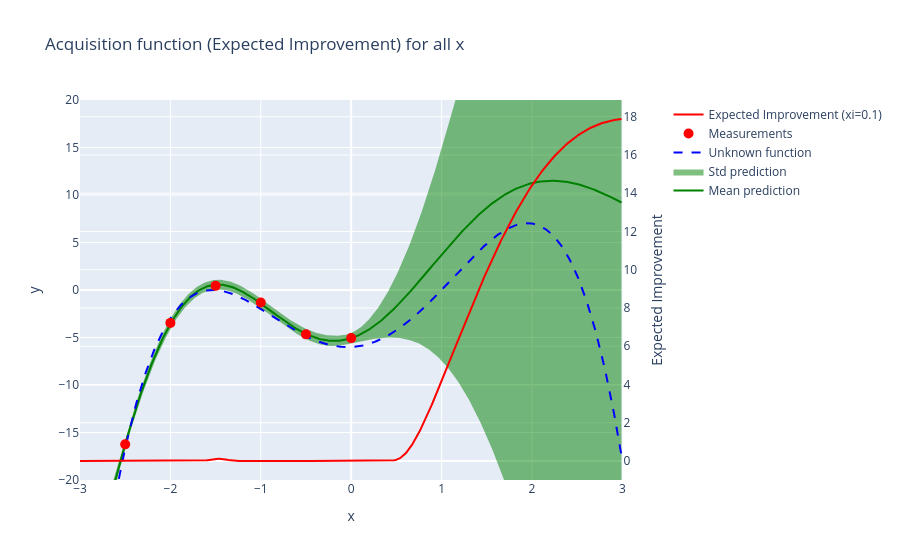

Write notebook code for a chart like this one.
### Code cell
#@title Plot the expected improvement
# Plot acquisition function (EI)
fig = make_subplots(specs=[[{"secondary_y": True}]])
fig.add_trace(go.Scatter(x=xgrid,y=ypred[1,:],mode='lines', line=dict(width=2,color='green'),name='Mean prediction'))
fig.add_trace(go.Scatter(x=xgrid,y=ypred[0,:],mode='lines', line=dict(width=0,color='green'),showlegend=False))
fig.add_trace(go.Scatter(x=xgrid,y=ypred[2,:],mode='lines', line=dict(width=0,color='green'),fill='tonexty',name='Std prediction'))
fig.add_trace(go.Scatter(x=xgrid,y=fgrid,mode='lines',line=dict(dash='dash',color='blue'),name='Unknown function'))
fig.add_trace(go.Scatter(x=xpoints,y=ypoints,mode='markers',marker=dict(size=10,color='red'),name='Measurements'))
fig.add_trace(go.Scatter(x=xgrid,y=eigrid,mode='lines',line=dict(color='red'),name=f'Expected Improvement (xi={xi})'),secondary_y=True)
fig.update_xaxes(range=[-3, 3])
fig.update_yaxes(range=[-20, 20], secondary_y=False)
fig.update_yaxes( secondary_y=True,title_text="Expected Improvement")
fig.update_layout(title="Acquisition function (Expected Improvement) for all x",xaxis_title="x",yaxis_title="y")
fig.show()

### Figure 1 — Plotly figure (JSON) as saved in the notebook; plotly's stock layout.template omitted (floating-point values rounded to 4 significant figures; data arrays with more than 128 entries replaced by an {"elided": "..."} marker saying what was removed)
{"data": [{"line": {"color": "green", "width": 2}, "mode": "lines", "name": "Mean prediction", "type": "scatter", "x": {"elided": "600 float values"}, "y": {"elided": "600 float values"}}, {"line": {"color": "green", "width": 0}, "mode": "lines", "showlegend": false, "type": "scatter", "x": {"elided": "600 float values"}, "y": {"elided": "600 float values"}}, {"fill": "tonexty", "line": {"color": "green", "width": 0}, "mode": "lines", "name": "Std prediction", "type": "scatter", "x": {"elided": "600 float values"}, "y": {"elided": "600 float values"}}, {"line": {"color": "blue", "dash": "dash"}, "mode": "lines", "name": "Unknown function", "type": "scatter", "x": {"elided": "600 float values"}, "y": {"elided": "600 float values"}}, {"marker": {"color": "red", "size": 10}, "mode": "markers", "name": "Measurements", "type": "scatter", "x": [-2.5, -2.0, -1.5, -1.0, -0.5, 0.0], "y": [-16.25, -3.461, 0.4348, -1.322, -4.668, -5.062]}, {"line": {"color": "red"}, "mode": "lines", "name": "Expected Improvement (xi=0.1)", "type": "scatter", "x": {"elided": "600 float values"}, "xaxis": "x", "y": {"elided": "600 float values"}, "yaxis": "y2"}], "layout": {"title": {"text": "Acquisition function (Expected Improvement) for all x"}, "xaxis": {"anchor": "y", "domain": [0.0, 0.94], "range": [-3, 3], "title": {"text": "x"}}, "yaxis": {"anchor": "x", "domain": [0.0, 1.0], "range": [-20, 20], "title": {"text": "y"}}, "yaxis2": {"anchor": "x", "overlaying": "y", "side": "right", "title": {"text": "Expected Improvement"}}}}
